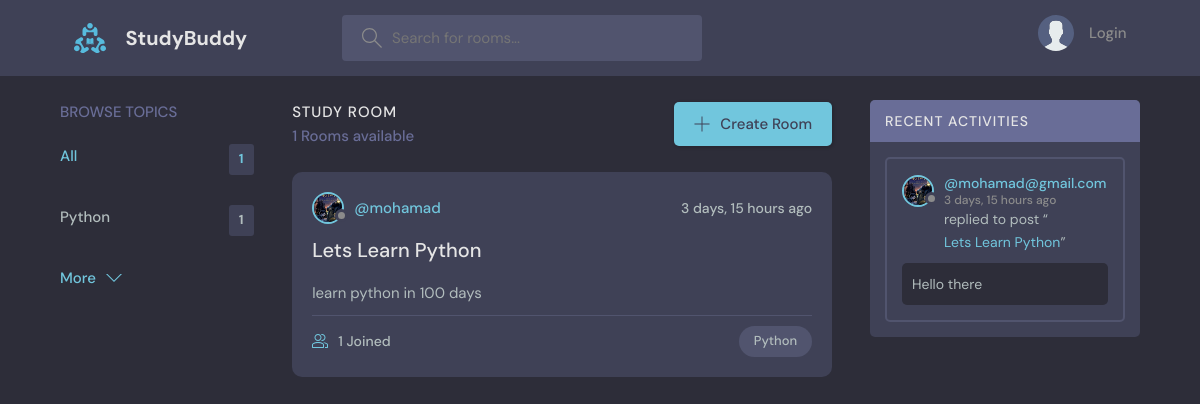
The page / on the database its author committed.
### base/models.py (models this page shows, shortened)
class Topic(models.Model):
    name = models.CharField(max_length=200)

class Room(models.Model):
    host = models.ForeignKey(User, on_delete=models.SET_NULL, null=True)
    topic = models.ForeignKey(Topic, on_delete=models.SET_NULL, null=True)
    name = models.CharField(max_length=200)
    description = models.TextField(null=True, blank=True)
    participants = models.ManyToManyField(User, related_name='participants', blank=True)
    updated = models.DateTimeField(auto_now=True)
    created = models.DateTimeField(auto_now_add=True)
    class Meta:
        ordering = ['-updated', '-created']
    def __str__(self):
        return str(self.name)

class User(AbstractUser):
    name = models.CharField(max_length=200, null=True)
    email = models.EmailField(unique=True, null=True)
    bio = models.TextField(null=True)
    avatar = models.ImageField(null=True, default='avatar.svg')
    USERNAME_FIELD = 'email'
    REQUIRED_FIELDS = []

class Message(models.Model):
    user = models.ForeignKey(User, on_delete=models.CASCADE)
    room = models.ForeignKey(Room, on_delete=models.CASCADE)
    body = models.TextField()
    updated = models.DateTimeField(auto_now=True)
    created = models.DateTimeField(auto_now_add=True)
    class Meta:
        ordering = ['-updated', '-created']
    def __str__(self):
        return self.body[0:50]

### base/views.py (the view)
# urls.py: path('', views.home, name='home'),
def home(request):
    q = request.GET.get('q') if request.GET.get('q') != None else ''
    rooms = Room.objects.filter(
        Q(topic__name__icontains=q) |
        Q(name__icontains=q) |
        Q(description__icontains=q)
    )
    topics = Topic.objects.all()[0:5]
    room_count = rooms.count()
    room_messages = Message.objects.filter(Q(room__topic__name__icontains=q))
    context = {'rooms': rooms, 'topics': topics,
               'room_count': room_count, 'room_messages': room_messages}
    return render(request, 'base/home.html', context)

### base/templates/base/home.html (shortened to what this page needs)
{% extends 'main.html' %}
{% block content %}
<main class="layout layout--3">
    <div class="container">
        {% include 'base/topics_component.html' %}
        <div class="roomList">
            <div class="roomList__header">
                <div>
                    <h2>Study Room</h2>
                    <p>{{ room_count }} Rooms available</p>
                </div>
                <a class="btn btn--main" href="{% url 'create-room' %}">
                    <svg version="1.1" xmlns="http://www.w3.org/2000/svg" width="32" height="32" viewBox="0 0 32 32">
                        <title>add</title>
                        <path
                                d="M16.943 0.943h-1.885v14.115h-14.115v1.885h14.115v14.115h1.885v-14.115h14.115v-1.885h-14.115v-14.115z"
                        ></path>
                    </svg>
                    Create Room
                </a>
            </div>
            {% include 'base/feed_component.html' %}
        </div>
        {% include 'base/activity_component.html' %}
    </div>
</main>
{% endblock %}

### base/templates/base/topics_component.html
<div class="topics">
    <div class="topics__header">
        <h2>Browse Topics</h2>
    </div>
    <ul class="topics__list">
        <li>
            <a href="{% url 'home' %}" class="active">All <span>{{ topics.count }}</span></a>
        </li>
        {% for topic in topics %}
        <li>
            <a href="{% url 'home' %}?q={{ topic.name }}">{{ topic.name }} <span>{{ topic.room_set.all.count }}</span></a>
        </li>
        {% endfor %}
    </ul>
    <a class="btn btn--link" href="{% url 'topics' %}">
        More
        <svg version="1.1" xmlns="http://www.w3.org/2000/svg" width="32" height="32" viewBox="0 0 32 32">
            <title>chevron-down</title>
            <path d="M16 21l-13-13h-3l16 16 16-16h-3l-13 13z"></path>
        </svg>
    </a>
</div>

### base/templates/base/feed_component.html (shortened to what this page needs)
{% for room in rooms %}
<div class="roomListRoom">
    <div class="roomListRoom__header">
        <a href="{% url 'user-profile' room.host.id %}" class="roomListRoom__author">
            <div class="avatar avatar--small">
                <img src="{{ room.host.avatar.url }}"/>
            </div>
            <span>@{{ room.host.username }}</span>
        </a>
        <div class="roomListRoom__actions">
            <span>{{ room.created | timesince }} ago</span>
        </div>
    </div>
    <div class="roomListRoom__content">
        <a href="{% url 'room' room.id %}">{{ room.name }}</a>
        <p>
            {{ room.description }}
        </p>
    </div>
    <div class="roomListRoom__meta">
        <a href="{% url 'room' room.id %}" class="roomListRoom__joined">
            {{ room.participants.all.count }} Joined
        </a>
        <p class="roomListRoom__topic">{{ room.topic.name }}</p>
    </div>
</div>
{% endfor %}

### base/templates/base/activity_component.html (shortened to what this page needs)
<div class="activities">
    <div class="activities__header">
        <h2>Recent Activities</h2>
    </div>
    {% for message in room_messages %}
        <div class="activities__box">
            <div class="activities__boxHeader roomListRoom__header">
                <a href="{% url 'user-profile' message.user.id %}" class="roomListRoom__author">
                    <div class="avatar avatar--small">
                        <img src="{{ message.user.avatar.url }}"/>
                    </div>
                    <p>
                        @{{ message.user }}
                        <span>{{ message.created | timesince }} ago</span>
                    </p>
                </a>
            </div>
            <div class="activities__boxContent">
                <p>replied to post “<a href="room.html">{{ message.room }}</a>”</p>
                <div class="activities__boxRoomContent">
                    {{ message }}
                </div>
            </div>
        </div>
    {% endfor %}
</div>

### rows shown on the page
Topic: name "Python", room_set.all.count "1"
Room: host.avatar (picture), host.username "mohamad", created "3 days, 15 hours", name "Lets Learn Python", description "learn python in 100 days", participants.all.count "1", topic.name "Python"
Message: user.avatar (picture), user "mohamad@gmail.com", created "3 days, 15 hours", room "Lets Learn Python", body "Hello there"

### other values the page prints
{{ topics.count }} "1"
{{ room_count }} "1"
